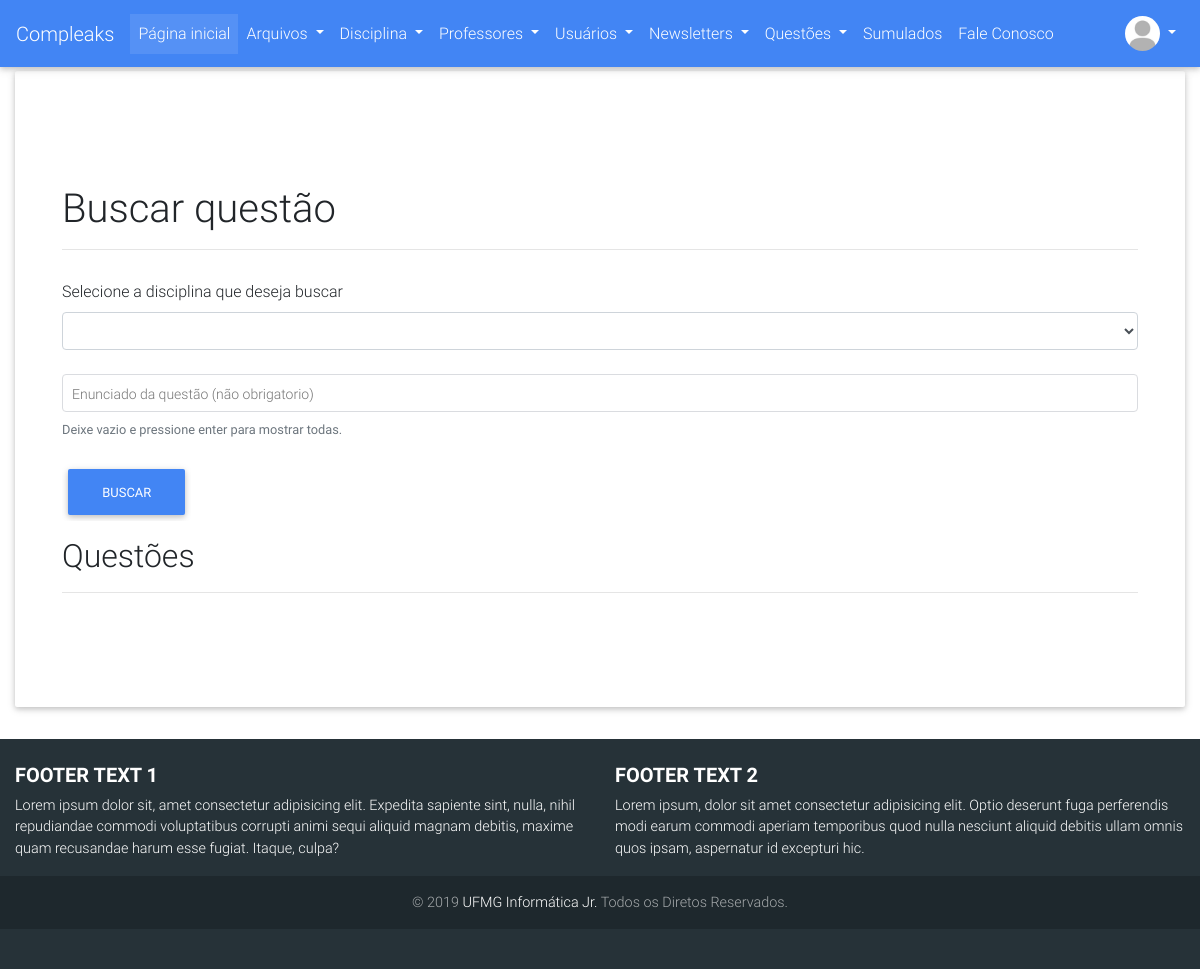
Before: /questoes/buscar (signed in) with the older database file.
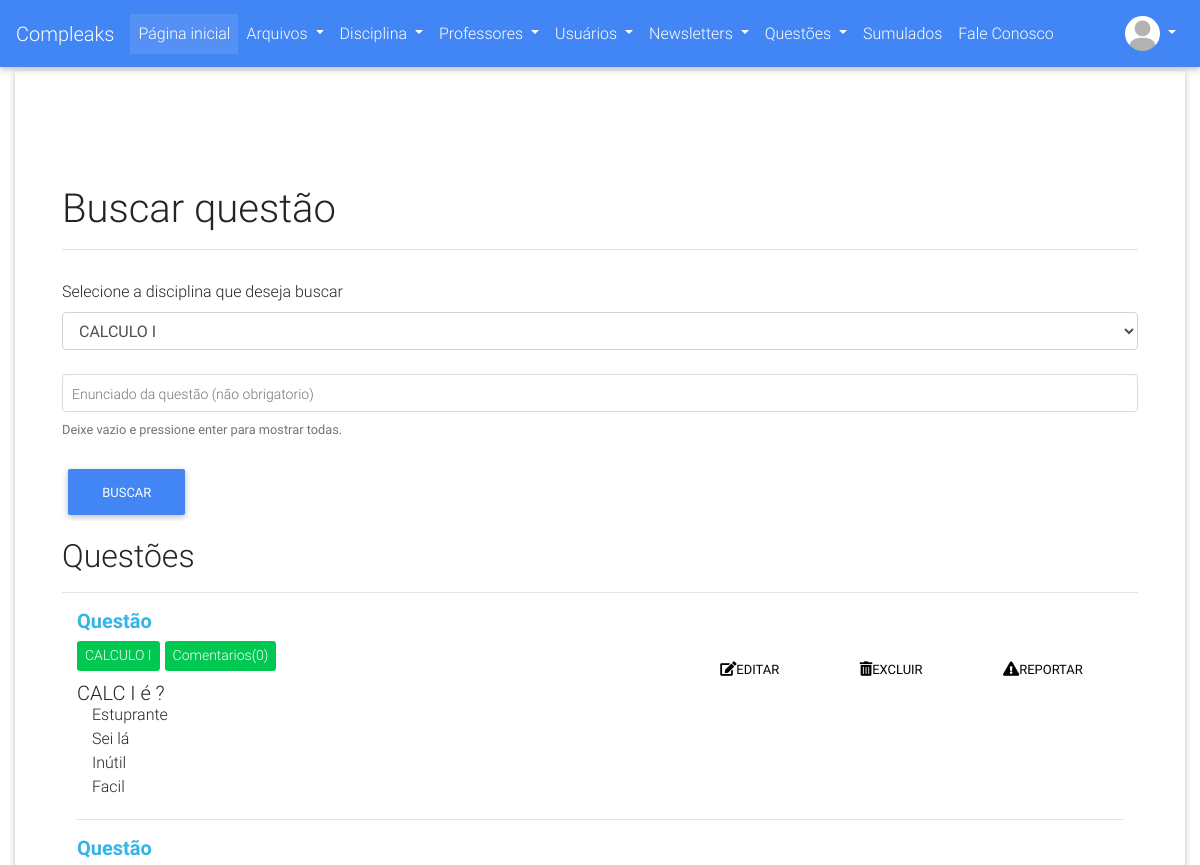
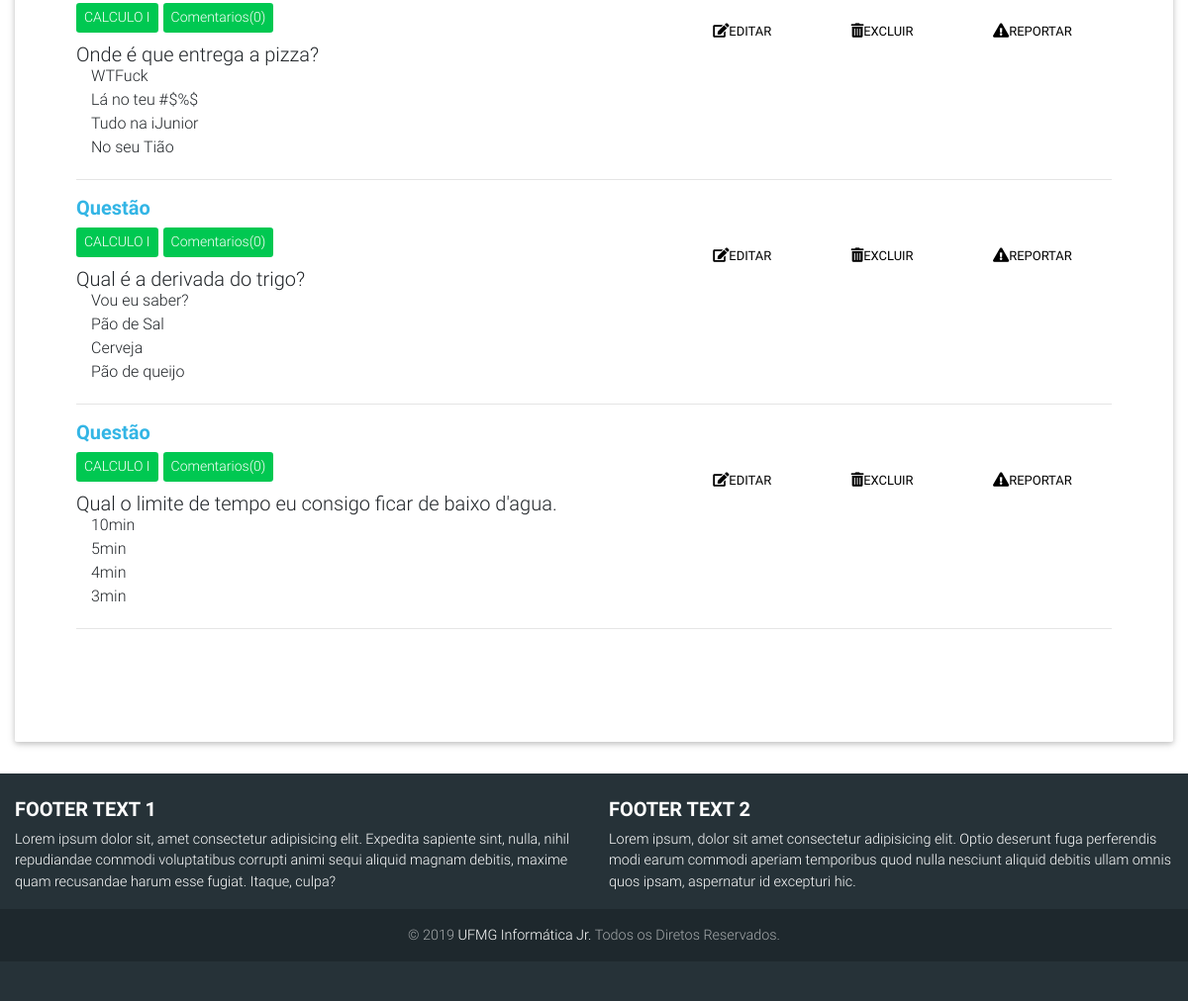
After: the same page with the newer database file (2 pictures, top to bottom).
### compleaks/usuarios/models.py (models this page shows, shortened)
class Usuario(db.Model, UserMixin):
	__tablename__ = 'usuarios'
	id = db.Column(db.Integer, primary_key=True)
	username = db.Column(db.String(30), unique=True)
	hhash = db.Column(db.String)
	nome = db.Column(db.String(120))
	email = db.Column(db.String(120), unique=True)
	curso = db.Column(db.String(64))
	periodo = db.Column(db.Integer)
	is_admin = db.Column(db.Integer)
	data_criacao = db.Column(db.DateTime, default=datetime.now)
	avatar = db.Column(db.String(120), default="default_profile.png")
	ativado = db.Column(db.Boolean)
	data_deletado = db.Column(db.DateTime, nullable=True)
	id_deletor = db.Column(db.Integer, nullable=True)
	motivo_delete = db.Column(db.String(120), nullable=True)
	arquivos = db.relationship('Arquivo', backref='author', lazy=True)
	avaliacoes = db.relationship('Avaliacao_Arquivo', backref='avaliador', lazy=True)

### compleaks/questoes/models.py (models this page shows, shortened)
class Questao(db.Model):
	__tablename__ = 'questoes'
	id = db.Column(db.Integer, primary_key=True)
	enunciado = db.Column(db.Text, nullable=False)
	data_criacao = db.Column(db.DateTime, default=datetime.now)
	correta = db.Column(db.Integer, default=False)
	ativado = db.Column(db.Boolean, default=True)
	disciplina_id = db.Column(db.Integer, db.ForeignKey('disciplinas.id'), nullable=False)
	usuario_id = db.Column(db.Integer, db.ForeignKey('usuarios.id'), nullable=False)
	materia_id = db.Column(db.Integer, db.ForeignKey('materias.id'))
	alternativas = db.relationship('Alternativa', backref='questao', uselist=True)

class Alternativa(db.Model):
	__tablename__ = 'alternativas'
	id = db.Column(db.Integer, primary_key=True)
	conteudo = db.Column(db.Text, nullable=False)
	opcao = db.Column(db.Integer)
	questao_id = db.Column(db.Integer, db.ForeignKey('questoes.id'), nullable=False)

### compleaks/disciplinas/models.py (models this page shows, shortened)
class Disciplina(db.Model):
	__tablename__ = 'disciplinas'
	id = db.Column(db.Integer, primary_key=True)
	nome = db.Column(db.String, unique=True)
	data_criacao = db.Column(db.DateTime, default=datetime.now)
	ativado = db.Column(db.Boolean)
	data_deletado = db.Column(db.DateTime, nullable=True)
	id_deletor = db.Column(db.Integer, nullable=True)
	id_criador = db.Column(db.Integer, nullable=True)
	motivo_delete = db.Column(db.String(120), nullable=True)
	arquivos = db.relationship('Arquivo', backref='disciplina', lazy=True)
	comentarios = db.relationship('ComentarioDisc', backref='disciplina', lazy=True)
	questoes = db.relationship('Questao', backref='disciplina', lazy=True)
	materias = db.relationship('Materia', backref='disciplina', lazy=True)

### compleaks/questoes/views.py (the view, shortened to what this page needs)
@questoes.route('/buscar', methods=['POST', 'GET'])
@login_required
def buscar():
	if not (current_user.is_authenticated):
		abort(403)
	contador = {}
	form_buscar = BuscarQuestaoForm()
	questoes = Questao.query.order_by(Questao.data_criacao.desc())
	comment = [comentario.questao_id
									 for comentario in Comentario.query.order_by('questao_id')]
	comentarios = list(set(comment))
	for coment in comentarios:
		contador.update({str(coment):comment.count(coment)})
	alternativas = Alternativa.query.order_by(Alternativa.id.asc())
	busca = False
	existe_questao = False
	form_buscar.disciplina.choices = [(str(disciplina.id), disciplina.nome)
									 for disciplina in Disciplina.query.order_by('nome')
									 if disciplina.ativado]
	disciplinas = [(str(disciplina.id), disciplina.nome)
									 for disciplina in Disciplina.query.order_by('id')
									 if disciplina.ativado]
	return render_template('buscar_questao.html', questoes=questoes, alternativas=alternativas, disciplinas=disciplinas,
												 form_buscar=form_buscar, busca=busca, existe_questao=existe_questao,
												 comentarios=comentarios, contador=contador)

### compleaks/questoes/forms.py
class BuscarQuestaoForm(FlaskForm):
	disciplina = SelectField("Selecione a disciplina que deseja buscar", validators=[DataRequired()])
	enunciado = StringField("Enunciado:")
	submit = SubmitField("Buscar")

### compleaks/usuarios/models.py (called while the page is built)
@login_manager.user_loader
def load_user(user_id):
    return Usuario.query.get(user_id)

### compleaks/questoes/templates/questoes/buscar_questao.html (shortened to what this page needs)
{% extends "base.html" %}
{% block content %}
<div class="container">
    <div>
        <form class="form-group" method="POST">
            <div class="page-header" style="margin-bottom: 30px;">
                <h1>Buscar questão</h1>
                <hr/>
            </div>
            <div class="form-group">
                {{form_buscar.disciplina.label}}{{ form_buscar.disciplina(class="form-control") }}
            </div>
            <div class="md-form md-outline">
                {{form_buscar.enunciado(id="inputIconEx1", class="form-control")}}
                <label for="inputIconEx1">Enunciado da questão (não obrigatorio)</label>
                <small id="emailHelp2" class="form-text text-muted">Deixe vazio e pressione enter para mostrar todas.</small>
            </div>
            {{ form_buscar.submit(class="btn btn-primary") }}
        </form>
    </div>
    <div class="page-header">
        <h2>Questões</h2>
        <hr>
    </div>
    <div class="container">
        {% for quest in questoes %}
             <a href="{{url_for('questoes.ver', id=quest.id)}}">
                <h5 class="text-info font-weight-bold">
                    Questão
                </h5>
            </a>
            <div class="row" style="height: 30px;">
                <div class="col-md-6 d-flex justify-content-start">
                    <span class="btn-success btn-sm" style="height: 30px;">
                        {{ quest.disciplina.nome }}
                    </span>
                    <span class="btn-success btn-sm" style="margin-left: 5px; height: 30px;">
                        {% if contador[quest.id|string] %}
                            <span>Comentarios({{contador[quest.id|string]}})</span>
                        {% else %}
                            <span>Comentarios(0)</span>
                        {% endif %}
                    </span>
                </div>
                <div class="col-md-6 d-flex justify-content-end">
                    {% if current_user.is_admin or current_user.id == quest.usuario_id %}
                        <button class="btn btn-link"><i class="fas fa-edit"></i>Editar</button>
                        <button class="btn btn-link"><i class="fas fa-trash-alt"></i>Excluir</button>
                    {% endif %}
                    <button class="btn btn-link"><i class="fas fa-exclamation-triangle"></i>Reportar</button>
                </div>
            </div>
            <h5 style="margin-top: 10px; margin-bottom: -2px;">
                {{ quest.enunciado }}
            </h5>
            <div class="container" style="margin-bottom: 20px;">
                {% for altv in alternativas %}
                    {% if altv.questao_id==quest.id %}
                        {{ altv.conteudo }}
                        <br>
                    {% endif %}
                {% endfor %}
            </div>
            <hr>
        {% endfor %}
    </div>
</div>
{% endblock %}

### compleaks/templates/base.html (shortened to what this page needs)
<!DOCTYPE html>
<html lang="en">
<head>
  <link href="{{url_for('static',filename='css/component.css')}}" rel="stylesheet">
  <link href="{{url_for('static',filename='css/estilos.css')}}" rel="stylesheet">
  <link rel="stylesheet" href="https://use.fontawesome.com/releases/v5.7.0/css/all.css">
  <link href="{{url_for('static',filename='css/bootstrap.min.css')}}" rel="stylesheet">
  <link href="{{url_for('static',filename='css/mdb.min.css')}}" rel="stylesheet">
  <link href="{{url_for('static',filename='css/style.css')}}" rel="stylesheet">
</head>
<body>
  <nav class="mb-1 navbar navbar-expand-lg navbar-dark primary-color lighten-1">
    <a class="navbar-brand" href="{{ url_for('principal.index') }}">Compleaks</a>
  <div class="collapse navbar-collapse" id="navbarSupportedContent-555">
    <ul class="navbar-nav mr-auto">
      <li class="nav-item active">
        <a class="nav-link" href="{{ url_for('principal.index') }}">Página inicial
        </a>
      </li>
      <li class="nav-item dropdown">
        <a class="nav-link dropdown-toggle" id="navbarDropdownMenuLink-555" data-toggle="dropdown" aria-haspopup="true"
          aria-expanded="false">Arquivos
        </a>
      </li>
      <li class="nav-item dropdown">
        <a class="nav-link dropdown-toggle" id="navbarDropdownMenuLink-555" data-toggle="dropdown" aria-haspopup="true"
          aria-expanded="false">Disciplina
        </a>
      </li>
      <li class="nav-item dropdown">
        <a class="nav-link dropdown-toggle" id="navbarDropdownMenuLink-555" data-toggle="dropdown" aria-haspopup="true"
          aria-expanded="false">Professores
        </a>
      </li>
      {% if current_user.is_admin %}
        <li class="nav-item dropdown">
          <a class="nav-link dropdown-toggle" id="navbarDropdownMenuLink-555" data-toggle="dropdown" aria-haspopup="true"
            aria-expanded="false">Usuários
          </a>
        </li>
      {% endif %}
      {% if current_user.is_admin %}
        <li class="nav-item dropdown">
          <a class="nav-link dropdown-toggle" id="navbarDropdownMenuLink-555" data-toggle="dropdown" aria-haspopup="true"
            aria-expanded="false">Newsletters
          </a>
        </li>
      {% endif %}
      {% if current_user.is_authenticated %}
        <li class="nav-item dropdown">
          <a class="nav-link dropdown-toggle" id="navbarDropdownMenuLink-555" data-toggle="dropdown" aria-haspopup="true"
            aria-expanded="false"> Questões
          </a>
        </li>
      {% endif %}
      {% if current_user.is_authenticated %}
        <li class="nav-item">
          <a class="nav-link" href="{{url_for('simulados.criar')}}"> Sumulados
          </a>
        </li>
      {% endif %}
        <li class="nav-item">
          <a class="nav-link" href="{{url_for('principal.feedback')}}" > Fale Conosco
          </a>
        </li>
    </ul>
    <ul class="navbar-nav ml-auto nav-flex-icons">
      {% if not current_user.is_authenticated %}
        <li class="nav-item dropdown">
          <a class="nav-link dropdown-toggle" id="navbarDropdownMenuLink-4" data-toggle="dropdown" aria-haspopup="true"
            aria-expanded="false">
            <i class="fas fa-user"></i></a>
          <div class="dropdown-menu dropdown-menu-right dropdown-info" aria-labelledby="navbarDropdownMenuLink-4">
            <a class="dropdown-item" data-toggle="modal" data-target="#elegantModalForm">Entrar</a>
            <a class="dropdown-item" href="{{url_for('usuarios.adicionar')}}">Cadastrar</a>
          </div>
        </>
      {% else %}
        <li class="nav-item avatar dropdown">
          <a class="nav-link dropdown-toggle" id="navbarDropdownMenuLink-55" data-toggle="dropdown" aria-haspopup="true"
            aria-expanded="false">
            <img src="{{url_for('static', filename='images/avatares/'+current_user.avatar)}}" class="rounded-circle z-depth-0" alt="Avatar" height="35" width="35" style="object-fit: cover;">
          </a>
        </li>
      {% endif %}
    </ul>
  </div>
</nav>
  {% block divisao %}
  <div class="container-fluid">
    <div class="jumbotron" style="background-color: white;">
  {% endblock %}
      <div style="margin-bottom: 50px; margin-top: 50px;">
        {% block content %}
        {% endblock %}
      </div>
    </div>
  </div>
<footer class="page-footer font-small special-color-dark teal pt-4">
    <div class="container-fluid text-center text-md-left">
      <div class="row">
        <div class="col-md-6 mt-md-0 mt-3">
          <h5 class="text-uppercase font-weight-bold">Footer text 1</h5>
          <p>Lorem ipsum dolor sit, amet consectetur adipisicing elit. Expedita sapiente sint, nulla, nihil repudiandae commodi voluptatibus corrupti animi sequi aliquid magnam debitis, maxime quam recusandae harum esse fugiat. Itaque, culpa?</p>
        </div>
        <div class="col-md-6 mb-md-0 mb-3">
          <h5 class="text-uppercase font-weight-bold">Footer text 2</h5>
          <p>Lorem ipsum, dolor sit amet consectetur adipisicing elit. Optio deserunt fuga perferendis modi earum commodi aperiam temporibus quod nulla nesciunt aliquid debitis ullam omnis quos ipsam, aspernatur id excepturi hic.</p>
        </div>
      </div>
    </div>
    <div class="footer-copyright text-center py-3">© 2019
      <a href="http://ijunior.com.br"> UFMG Informática Jr.</a> Todos os Diretos Reservados.
    </div>
  </footer>
</body>
</html>

### compleaks/static/css/estilos.css (style rules this page uses)
body { overflow: auto; }
footer { background: #2196F3; padding: 80px 0px 40px 0px; position: relative; }

### compleaks/static/css/style.css (style rules this page uses)
html { width: 100%; height: 100%; }

Changed rows visible on the page:
added Questao: disciplina.nome "CALCULO I", shows "Comentarios(0)", enunciado "CALC I é ?"
added Alternativa: conteudo "Estuprante", shown under "CALCULO I"
added Alternativa: conteudo "Sei lá", shown under "CALCULO I"
added Alternativa: conteudo "Inútil", shown under "CALCULO I"
added Alternativa: conteudo "Facil", shown under "CALCULO I"
added Questao: disciplina.nome "CALCULO I", shows "Comentarios(0)", enunciado "Onde é que entrega a pizza?"
added Alternativa: conteudo "WTFuck", shown under "CALCULO I"
added Alternativa: conteudo "Lá no teu #$%$", shown under "CALCULO I"
added Alternativa: conteudo "Tudo na iJunior", shown under "CALCULO I"
added Alternativa: conteudo "No seu Tião", shown under "CALCULO I"
added Questao: disciplina.nome "CALCULO I", shows "Comentarios(0)", enunciado "Qual é a derivada do trigo?"
added Alternativa: conteudo "Vou eu saber?", shown under "CALCULO I"
added Alternativa: conteudo "Pão de Sal", shown under "CALCULO I"
added Alternativa: conteudo "Cerveja", shown under "CALCULO I"
added Alternativa: conteudo "Pão de queijo", shown under "CALCULO I"
added Questao: disciplina.nome "CALCULO I", shows "Comentarios(0)", enunciado "Qual o limite de tempo eu consigo ficar de baixo d'agua."
added Alternativa: conteudo "10min", shown under "CALCULO I"
added Alternativa: conteudo "5min", shown under "CALCULO I"
added Alternativa: conteudo "4min", shown under "CALCULO I"
added Alternativa: conteudo "3min", shown under "CALCULO I"
Other visible differences:
form field disciplina: (not shown) → "CALCULO I"
